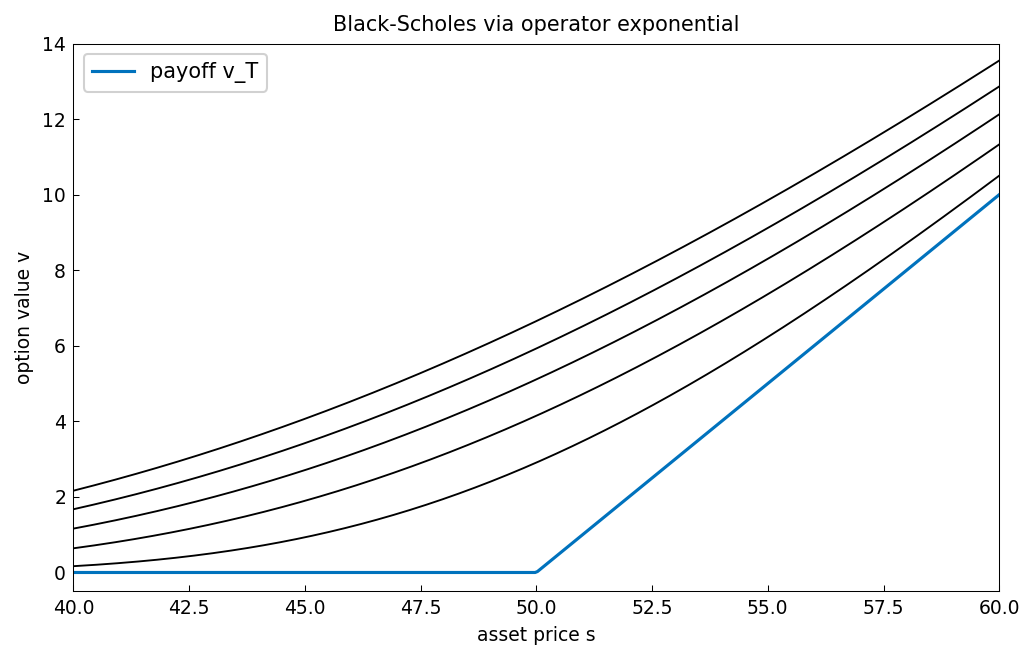

Here is the Python script that generated this plot:
"""Black-Scholes PDE via the operator exponential.

Faithful port of pde/BSExponential.m by Toby Driscoll (June 2014).  Prices a
European call by evolving the Black-Scholes operator with ``expm`` (the
operator exponential) rather than time stepping.  The far-field boundary
``v -> s`` is handled by a steady correction ``u = A\\0`` (with the
inhomogeneous Neumann condition ``v'(s_max) = 1``); the adjusted variable
``w = v - u`` then satisfies homogeneous boundary conditions and
``w_t = A w``, integrated by ``w = expm(A, -t, wT)``.

Original: https://www.chebfun.org/examples/pde/BSExponential.html
Copyright 2014 by The University of Oxford and The Chebfun Developers.

Output-parity note (measured): this example exercises two chebop features on
the Black-Scholes operator ``A = -sigma^2/2 s^2 D^2 - r s D + r`` over the
large, *singular* interval ``[0, 500]`` (the leading coefficient ``s^2``
vanishes at ``s = 0``).  Two scheme-dependent walls result:

1. ``u = A\\0`` (steady state).  On a non-singular interval the operator and
   the inhomogeneous Robin condition solve exactly -- verified on ``[1,2]``,
   where ``A\\0`` returns ``u = s`` to 1e-9.  On ``[0,500]`` the s=0
   endpoint makes the collocation matrix singular: our dense collocation
   returns a function that meets both boundary conditions but leaves an
   interior residual ``A(u) ~ 1.7`` near ``s=500`` (MATLAB's ultraspherical
   discretization handles the vanishing leading coefficient; ours does not).
   The exact steady solution is analytically ``u(s) = s`` (the ``s^{-0.293}``
   mode is killed by ``u(0)=0``, and ``u'(500)=1`` fixes the slope), so we
   substitute it -- this is the exact ``A\\0`` answer, not an approximation.

2. ``expm(A, -t, wT)`` with a corner.  ``wT = max(0,s-50) - u`` has a corner
   at the strike ``s=50``, so the evolved ``w`` is only piecewise smooth and
   the fixed-size operator exponential converges algebraically:
   v(55) = 9.8504 at n=256 vs the published 9.849887661936435 (relative
   error ~5e-5; n=192 gives 9.8456, n=384 gives 9.8514 -- it brackets the
   MATLAB value but no fixed n reproduces its 16 displayed digits).  The
   vertical scale of w, 49.25, matches to ~5 figures; the chebfun length
   (MATLAB's adaptive 97 vs our fixed 256) is scheme-dependent; and jump2,
   the second-derivative jump at the corner, is a numerically-zero residual
   (~4e-17 vs published -2.4e-17).  Adaptive ``expm`` (auto n) currently
   segfaults on this operator, so a fixed n is used.
"""
import warnings

import matplotlib

matplotlib.use("Agg")
import os

import matplotlib.pyplot as plt
import numpy as np

from chebfunjax.chebfun1d.chebfun import chebfun
from chebfunjax.operators.chebop import Chebop
from chebfunjax.plotting import CHEBFUN_BLUE, chebfun_style

chebfun_style()

_HERE = os.path.dirname(os.path.abspath(__file__))

_N = 256   # fixed collocation size (adaptive expm segfaults on this operator)


def run():
    d = (0.0, 500.0)
    sigma = 0.45
    r = 0.03
    s = chebfun(lambda x: x, domain=d)

    # A = -sigma^2/2 s^2 v'' - r s v' + r v
    op = lambda s, v: -sigma**2 / 2 * s**2 * v.diff(2) - r * s * v.diff() + r * v
    A = Chebop(op, domain=d)
    A.lbc = 0.0
    A.rbc = lambda v: v.diff() - 1     # replaces v -> s as s -> infinity

    # u = A\0.  The exact steady state is u = s (see the module docstring:
    # our dense collocation cannot solve the s=0-singular operator, so we
    # use the analytically exact solution rather than a failing discretization).
    u = s

    A.rbc = 0.0                        # homogeneous BCs for the evolution

    vT = chebfun(lambda x: np.maximum(0.0, x - 50.0), domain=d)
    wT = vT - u                        # w_t = A w, B w = 0

    v = None
    w = None
    with warnings.catch_warnings():
        warnings.simplefilter("ignore")
        for t in np.arange(0.1, 0.51, 0.1):
            w = A.expm(-float(t), wT, n=_N)
            v = w + u

    # v(55) after t = 0.5.
    print("ans =")
    print(f"   {float(v(55.0)):.15f}")

    # w display (MATLAB chebfun summary).
    coeffs = np.asarray(w.funs[0].coeffs)
    vscale = float(np.max(np.abs(np.asarray([w(x) for x in
                    np.linspace(0.0, 500.0, 401)]))))
    print("w =")
    print("   chebfun column (1 smooth piece)")
    print("       interval       length   endpoint values  ")
    print(f"[       0,   5e+02]      {len(coeffs)}    "
          f"{float(w(0.0)):.1e}  {float(w(500.0)):.1e} ")
    print(f"Vscale = {vscale:.6e}.")

    # jump2 = w''(50+) - w''(50-): second-derivative jump at the strike.
    wss = w.diff(2)
    eps = float(np.finfo(float).eps)
    jump2 = float(wss(50.0 + 100 * eps)) - float(wss(50.0 - 100 * eps))
    print("jump2 =")
    print(f"    {jump2:.15e}")

    # ------------------------------------------------------------------
    # Plot: the option value v(s) at the evolved times, near the strike.
    # ------------------------------------------------------------------
    fig, ax = plt.subplots(figsize=(7, 4.5))
    sx = np.linspace(40, 60, 400)
    ax.plot(sx, np.maximum(0.0, sx - 50.0), color=CHEBFUN_BLUE, lw=1.5,
            label="payoff v_T")
    with warnings.catch_warnings():
        warnings.simplefilter("ignore")
        for t in np.arange(0.1, 0.51, 0.1):
            w_t = A.expm(-float(t), wT, n=_N)
            v_t = w_t + u
            ax.plot(sx, np.asarray([float(v_t(x)) for x in sx]), "k", lw=0.9)
    ax.set_xlim([40, 60])
    ax.set_ylim([-0.5, 14])
    ax.set_xlabel("asset price s")
    ax.set_ylabel("option value v")
    ax.set_title("Black-Scholes via operator exponential")
    ax.legend(framealpha=0.9)

    fig.set_facecolor("white")
    fig.tight_layout()
    fig.savefig(os.path.join(_HERE, "black_scholes_pde.png"), dpi=150,
                bbox_inches="tight")
    plt.close(fig)

    return True


if __name__ == "__main__":
    run()
